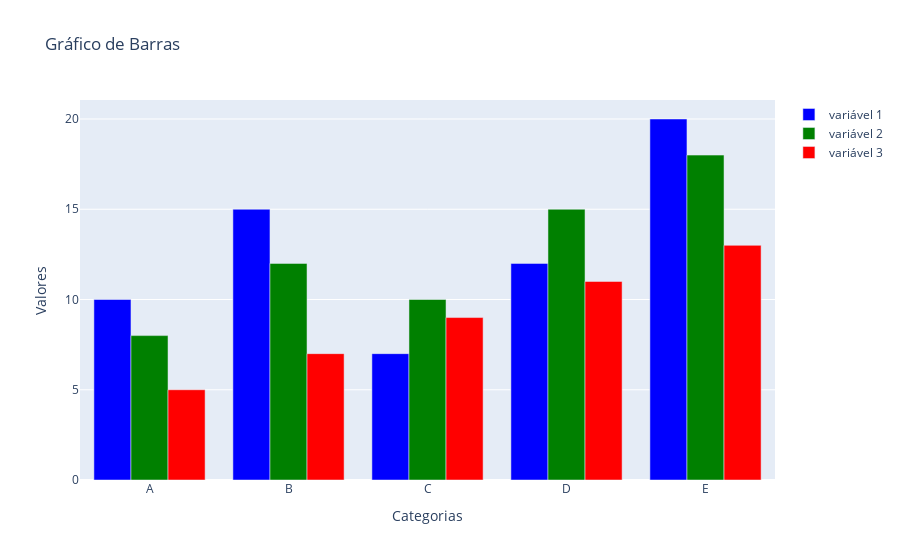

Notebook code cell kept with this figure:
### Code cell
import plotly.graph_objects as go

categorias = ['A', 'B', 'C', 'D', 'E']
valores1 = [10, 15, 7, 12, 20]
valores2 = [8, 12, 10, 15, 18]
valores3 = [5, 7, 9, 11, 13]

grafBar = go.Figure()
grafBar.add_trace(go.Bar(x=categorias, y=valores1, name="variável 1", marker_color='blue'))

grafBar.add_trace(go.Bar(x=categorias, y=valores2, name="variável 2", marker_color='green'))

grafBar.add_trace(go.Bar(x=categorias, y=valores3, name="variável 3", marker_color='red'))

grafBar.update_layout(
    title = "Gráfico de Barras",
    xaxis_title = 'Categorias',
    yaxis_title = 'Valores',
    barmode = 'group', #(stack, overlay ou group)
)

grafBar.show()

### Figure 1 — Plotly figure (JSON) as saved in the notebook; plotly's stock layout.template omitted (floating-point values rounded to 4 significant figures)
{"data": [{"marker": {"color": "blue"}, "name": "variável 1", "type": "bar", "x": ["A", "B", "C", "D", "E"], "y": [10, 15, 7, 12, 20]}, {"marker": {"color": "green"}, "name": "variável 2", "type": "bar", "x": ["A", "B", "C", "D", "E"], "y": [8, 12, 10, 15, 18]}, {"marker": {"color": "red"}, "name": "variável 3", "type": "bar", "x": ["A", "B", "C", "D", "E"], "y": [5, 7, 9, 11, 13]}], "layout": {"autosize": true, "barmode": "group", "title": {"text": "Gráfico de Barras"}, "xaxis": {"autorange": true, "range": [-0.5, 4.5], "title": {"text": "Categorias"}, "type": "category"}, "yaxis": {"autorange": true, "range": [0, 21.05], "title": {"text": "Valores"}, "type": "linear"}}}
